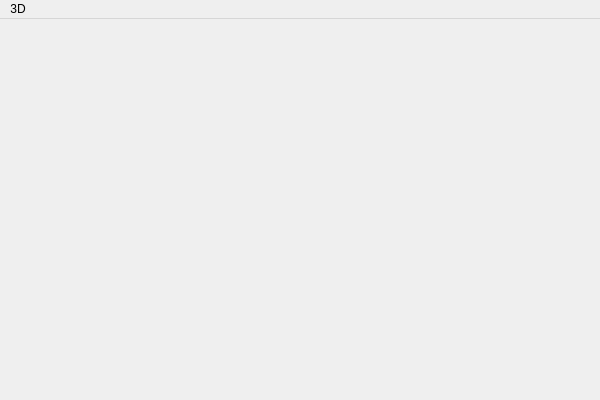
<?xml version="1.0" encoding="UTF-8"?>
<ui version="4.0">
 <class>QtFullScreenQuadBufferClass</class>
 <widget class="QMainWindow" name="QtFullScreenQuadBufferClass">
  <property name="geometry">
   <rect>
    <x>0</x>
    <y>0</y>
    <width>600</width>
    <height>400</height>
   </rect>
  </property>
  <property name="windowTitle">
   <string>QtFullScreenQuadBuffer</string>
  </property>
  <widget class="QWidget" name="centralWidget"/>
  <widget class="QMenuBar" name="menuBar">
   <property name="geometry">
    <rect>
     <x>0</x>
     <y>0</y>
     <width>600</width>
     <height>23</height>
    </rect>
   </property>
   <widget class="QMenu" name="menuFullScreen">
    <property name="title">
     <string>3D</string>
    </property>
    <addaction name="actionFull"/>
    <addaction name="actionStereo"/>
   </widget>
   <addaction name="menuFullScreen"/>
  </widget>
  <action name="actionFull">
   <property name="checkable">
    <bool>true</bool>
   </property>
   <property name="text">
    <string>FullScreen</string>
   </property>
   <property name="shortcut">
    <string>F11</string>
   </property>
  </action>
  <action name="actionStereo">
   <property name="checkable">
    <bool>true</bool>
   </property>
   <property name="text">
    <string>Stereo</string>
   </property>
   <property name="shortcut">
    <string>F4</string>
   </property>
  </action>
 </widget>
 <layoutdefault spacing="6" margin="11"/>
 <resources>
  <include location="QtFullScreenQuadBuffer.qrc"/>
 </resources>
 <connections/>
</ui>
